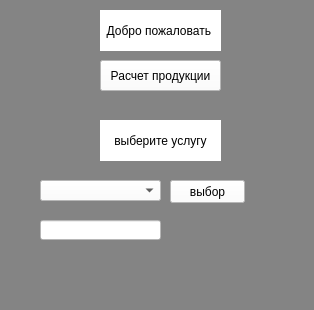
<?xml version="1.0" encoding="UTF-8"?>
<ui version="4.0">
 <class>MainWindow</class>
 <widget class="QMainWindow" name="MainWindow">
  <property name="geometry">
   <rect>
    <x>0</x>
    <y>0</y>
    <width>314</width>
    <height>310</height>
   </rect>
  </property>
  <property name="windowTitle">
   <string>MainWindow</string>
  </property>
  <property name="styleSheet">
   <string notr="true">background-color: rgb(132, 132, 132);</string>
  </property>
  <widget class="QWidget" name="centralwidget">
   <widget class="QPushButton" name="pushButton">
    <property name="geometry">
     <rect>
      <x>100</x>
      <y>60</y>
      <width>121</width>
      <height>31</height>
     </rect>
    </property>
    <property name="styleSheet">
     <string notr="true">background-color: rgb(255, 255, 255);</string>
    </property>
    <property name="text">
     <string>Расчет продукции</string>
    </property>
   </widget>
   <widget class="QLabel" name="label">
    <property name="geometry">
     <rect>
      <x>100</x>
      <y>10</y>
      <width>121</width>
      <height>41</height>
     </rect>
    </property>
    <property name="autoFillBackground">
     <bool>false</bool>
    </property>
    <property name="styleSheet">
     <string notr="true">background-color: rgb(255, 255, 255);</string>
    </property>
    <property name="text">
     <string>Добро пожаловать </string>
    </property>
    <property name="alignment">
     <set>Qt::AlignCenter</set>
    </property>
   </widget>
   <widget class="QLabel" name="label_2">
    <property name="geometry">
     <rect>
      <x>100</x>
      <y>120</y>
      <width>121</width>
      <height>41</height>
     </rect>
    </property>
    <property name="styleSheet">
     <string notr="true">background-color: rgb(255, 255, 255);</string>
    </property>
    <property name="text">
     <string>выберите услугу</string>
    </property>
    <property name="alignment">
     <set>Qt::AlignCenter</set>
    </property>
   </widget>
   <widget class="QComboBox" name="comboBox">
    <property name="geometry">
     <rect>
      <x>40</x>
      <y>180</y>
      <width>121</width>
      <height>21</height>
     </rect>
    </property>
    <property name="styleSheet">
     <string notr="true">background-color: rgb(255, 255, 255);</string>
    </property>
    <item>
     <property name="text">
      <string/>
     </property>
    </item>
    <item>
     <property name="text">
      <string>Добавить поставщика</string>
     </property>
    </item>
    <item>
     <property name="text">
      <string>удалить поставщика</string>
     </property>
    </item>
   </widget>
   <widget class="QLineEdit" name="lineEdit">
    <property name="geometry">
     <rect>
      <x>40</x>
      <y>220</y>
      <width>121</width>
      <height>20</height>
     </rect>
    </property>
    <property name="styleSheet">
     <string notr="true">background-color: rgb(255, 255, 255);</string>
    </property>
    <property name="text">
     <string/>
    </property>
   </widget>
   <widget class="QPushButton" name="pushButton_2">
    <property name="geometry">
     <rect>
      <x>170</x>
      <y>180</y>
      <width>75</width>
      <height>23</height>
     </rect>
    </property>
    <property name="styleSheet">
     <string notr="true">background-color: rgb(255, 255, 255);</string>
    </property>
    <property name="text">
     <string>выбор</string>
    </property>
   </widget>
  </widget>
  <widget class="QMenuBar" name="menubar">
   <property name="geometry">
    <rect>
     <x>0</x>
     <y>0</y>
     <width>314</width>
     <height>21</height>
    </rect>
   </property>
  </widget>
  <widget class="QStatusBar" name="statusbar"/>
 </widget>
 <resources/>
 <connections/>
</ui>
